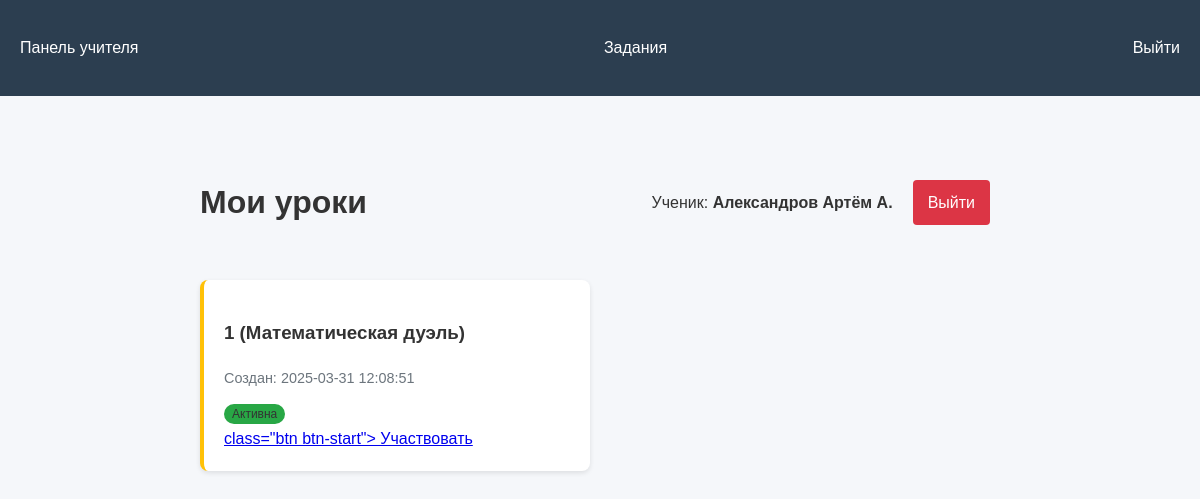
The page /student/1/lessons (signed in) on the database as committed earlier.
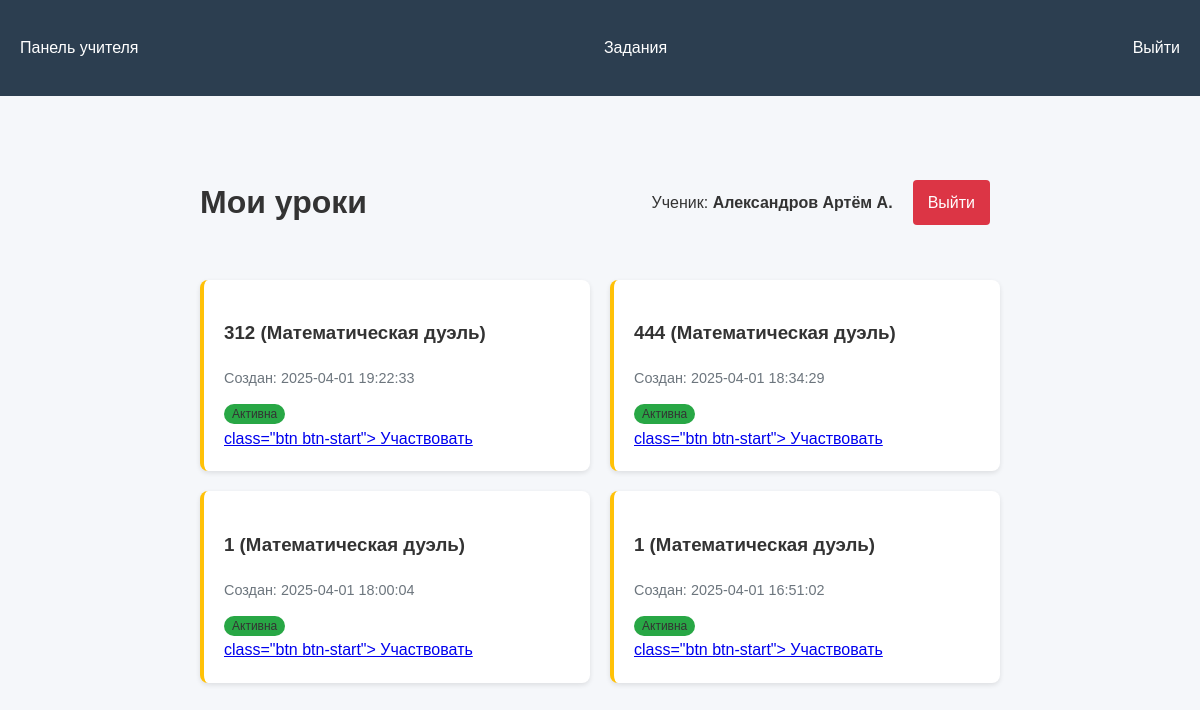
The same page on the database as committed later.
### tables this page shows
CREATE TABLE math_duels (
            id INTEGER PRIMARY KEY,
            class_id INTEGER NOT NULL,
            name TEXT NOT NULL,
            created_at TIMESTAMP DEFAULT CURRENT_TIMESTAMP,
            current_round INTEGER DEFAULT 1,
            status TEXT DEFAULT 'active',
            FOREIGN KEY (class_id) REFERENCES classes (id)
        );

### app.py (the view)
@app.route("/student/<int:student_id>/lessons")
def student_lessons(student_id):
    if 'student_id' not in session or session['student_id'] != student_id:
        return redirect(url_for('index'))
    conn = create_connection()
    try:
        cursor = conn.cursor()
        cursor.execute("SELECT name, class_id FROM students WHERE id = ?", (student_id,))
        student = cursor.fetchone()
        if not student:
            flash("Ученик не найден", "error")
            return redirect(url_for("index"))
        cursor.execute("""
            SELECT id, name, created_at, 'lesson' as type, NULL as status
            FROM lessons
            WHERE class_id = ?
            ORDER BY created_at DESC
        """, (student['class_id'],))
        lessons = cursor.fetchall()
        cursor.execute("""
            SELECT id as duel_id, name, created_at, 'duel' as type, status
            FROM math_duels
            WHERE class_id = ?
            ORDER BY created_at DESC
        """, (student['class_id'],))
        duels = cursor.fetchall()
        all_lessons = lessons + [
            {**duel, 'id': duel['duel_id']} for duel in duels
        ]
        return render_template("student_lessons.html",
                            student_id=student_id,
                            student_name=student['name'],
                            lessons=all_lessons)
    except Error as e:
        flash(f"Ошибка базы данных: {str(e)}", "error")
        return redirect(url_for("index"))
    finally:
        conn.close()

### app.py (called while the page is built)
@app.before_request
def check_concurrent_users():
    if request.path.startswith('/student'):
        if len(session) > 40:
            abort(503, "Сервер перегружен, попробуйте позже")

### db.py (called while the page is built)
def create_connection(db_file="database.db"):
    conn = None
    try:
        conn = sqlite3.connect(
            db_file,
            timeout=30,  # 30 секунд ожидания при блокировке
            check_same_thread=False  # Для многопоточной работы
        )
        conn.row_factory = sqlite3.Row
        conn.execute("PRAGMA journal_mode=WAL")
        conn.execute("PRAGMA synchronous=NORMAL")
        return conn
    except Error as e:
        app.logger.error(f"Ошибка подключения: {e}")
        return None

### templates/student_lessons.html (shortened to what this page needs)
{% extends "base.html" %}
{% block content %}
<div class="student-container">
    <div class="student-header">
        <h1>Мои уроки</h1>
        <div class="student-info">
            <p>Ученик: <strong>{{ student_name }}</strong></p>
            <a href="{{ url_for('logout') }}" class="btn btn-logout">Выйти</a>
        </div>
    </div>
    <div class="lessons-list">
        {% for lesson in lessons %}
            {% if lesson.type == 'duel' %}
                <div class="lesson-card duel-card">
                    <h3>{{ lesson.name }} (Математическая дуэль)</h3>
                    <p class="lesson-date">Создан: {{ lesson.created_at }}</p>
                    <div class="duel-status">
                        {% if lesson.status == 'active' %}
                            <span class="badge badge-success">Активна</span>
                        {% else %}
                            <span class="badge badge-secondary">Завершена</span>
                        {% endif %}
                    </div>
                    <a href="{{ url_for('student_duel_view', duel_id=lesson.duel_id) }}">
                       class="btn btn-start">
                        Участвовать
                    </a>
                </div>
            {% endif %}
        {% else %}
            <div class="empty-lessons">
                <p>Для вашего класса пока нет уроков</p>
                <img src="{{ url_for('static', filename='images/no-lessons.png') }}" alt="Нет уроков">
            </div>
        {% endfor %}
    </div>
</div>
{% endblock %}

Rows that differ between the two databases and show on the page:
removed math_duels: name "1", created_at "2025-03-31 12:08:51", status "Активна"
added math_duels: name "312", created_at "2025-04-01 19:22:33", status "Активна"
added math_duels: name "444", created_at "2025-04-01 18:34:29", status "Активна"
added math_duels: name "1", created_at "2025-04-01 18:00:04", status "Активна"
added math_duels: name "1", created_at "2025-04-01 16:51:02", status "Активна"
